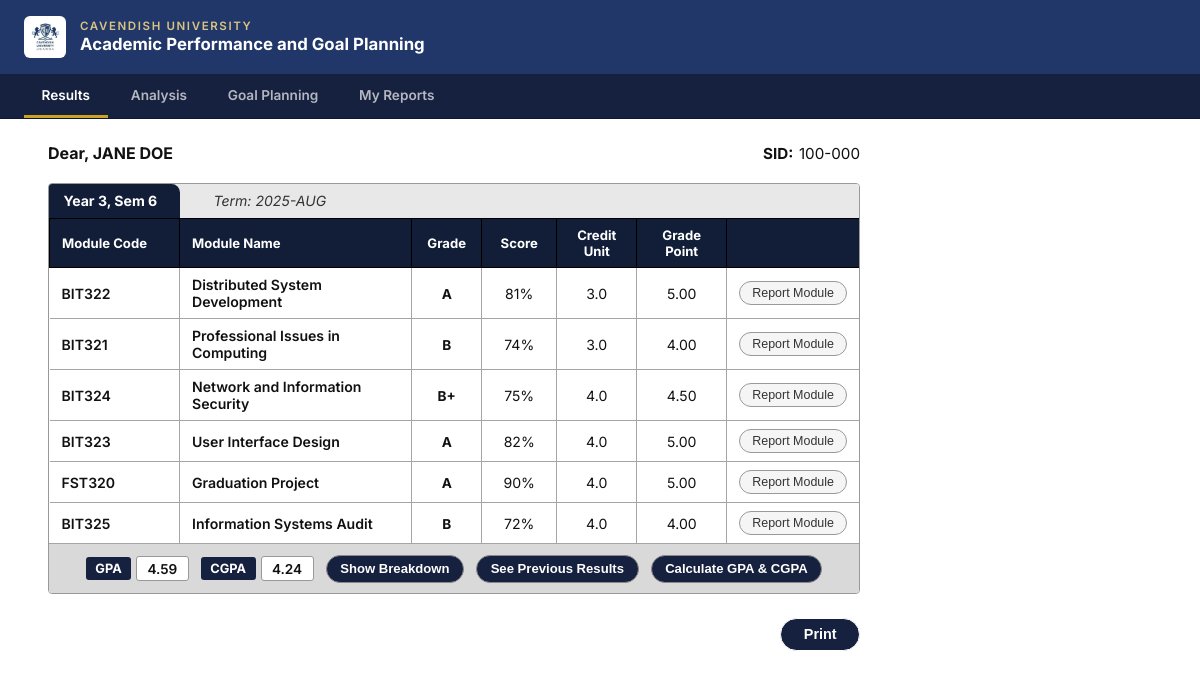
The app's page /ExamResultInterface.php (signed in) with its own data.
### tables this page shows
CREATE TABLE IF NOT EXISTS `program_tb` (
  `ID` int NOT NULL,
  `program_code` varchar(10) NOT NULL,
  `program_name` varchar(150) NOT NULL,
  `program_dept` varchar(150) NOT NULL,
  `program_faculty` varchar(150) NOT NULL,
  `student_ID` varchar(10) NOT NULL,
  PRIMARY KEY (`program_code`),
  UNIQUE KEY `ID` (`ID`),
  UNIQUE KEY `student_ID` (`student_ID`)
);

CREATE TABLE IF NOT EXISTS `student_tb` (
  `ID` int NOT NULL AUTO_INCREMENT,
  `student_ID` varchar(10) NOT NULL,
  `student_name` varchar(100) NOT NULL,
  `student_email` varchar(50) NOT NULL,
  `student_password` varchar(20) NOT NULL,
  `program_code` varchar(10) NOT NULL,
  `gender` enum('M','F') NOT NULL,
  `nationality` varchar(100) NOT NULL,
  `date_of_birth` date NOT NULL,
  `intake_year` int NOT NULL,
  `intake_session` enum('JAN','MAY','AUG') NOT NULL,
  `mode_of_entry` enum('Direct','Transfer','Foundation','Mature','Diploma') NOT NULL,
  PRIMARY KEY (`ID`),
  UNIQUE KEY `student_ID` (`student_ID`)
);

CREATE TABLE IF NOT EXISTS `results_tb` (
  `ID` int NOT NULL AUTO_INCREMENT,
  `module_code` varchar(10) NOT NULL,
  `student_ID` varchar(10) NOT NULL,
  `year_no` int NOT NULL,
  `sem_no` int NOT NULL,
  `cat1_mk` int NOT NULL,
  `cat2_mk` int NOT NULL,
  `exam_mk` int NOT NULL,
  `grade_point` decimal(3,2) NOT NULL,
  `letter_grade` varchar(5) NOT NULL,
  `final_total` int NOT NULL,
  `status_retake_pass` varchar(20) NOT NULL,
  `created_at` timestamp NOT NULL,
  PRIMARY KEY (`ID`),
  KEY `module_code` (`module_code`),
  KEY `student_ID` (`student_ID`),
  KEY `letter_grade` (`letter_grade`),
  KEY `grade_point_2` (`grade_point`),
  UNIQUE KEY `uq_result_student_module` (`student_ID`,`module_code`)
);

CREATE TABLE IF NOT EXISTS `module_tb` (
  `ID` int NOT NULL,
  `module_code` varchar(10) NOT NULL,
  `module_name` varchar(250) NOT NULL,
  `year_no` int NOT NULL,
  `sem_no` int NOT NULL,
  `program_code` varchar(10) NOT NULL,
  `credit_unit` decimal(3,1) NOT NULL,
  PRIMARY KEY (`ID`),
  UNIQUE KEY `module_code_2` (`module_code`),
  KEY `module_code` (`module_code`),
  KEY `program_code` (`program_code`)
);

CREATE TABLE IF NOT EXISTS `gpa_tb` (
  `ID` int NOT NULL AUTO_INCREMENT,
  `student_ID` varchar(10) NOT NULL,
  `total_quality_points` decimal(8,2) NOT NULL,
  `total_credit_units` decimal(8,2) NOT NULL,
  `gpa_value` decimal(5,4) NOT NULL,
  `sem_no` int NOT NULL,
  PRIMARY KEY (`ID`),
  UNIQUE KEY `uq_gpa_student_sem` (`student_ID`,`sem_no`),
  KEY `student_ID` (`student_ID`)
);

CREATE TABLE IF NOT EXISTS `cgpa_tb` (
  `ID` int NOT NULL AUTO_INCREMENT,
  `student_ID` varchar(10) NOT NULL,
  `sem_no` int NOT NULL,
  `year_no` int NOT NULL,
  `total_quality_points` decimal(8,2) NOT NULL,
  `total_credit_units` decimal(8,2) NOT NULL,
  `cgpa_value` decimal(5,4) NOT NULL,
  PRIMARY KEY (`ID`),
  UNIQUE KEY `uq_cgpa_student_sem_year` (`student_ID`,`sem_no`,`year_no`),
  KEY `student_ID` (`student_ID`)
);

### ExamResultInterface.php (the view, shortened to what this page needs)
<?php
$db_host = "127.0.0.1";
$db_port = "3306";
$db_name = "apaagps_db";
$db_user = "root";
$db_pass = "";
try {
    $dsn = "mysql:host={$db_host};port={$db_port};dbname={$db_name};charset=utf8mb4";
    $pdo = new PDO($dsn, $db_user, $db_pass, [
        PDO::ATTR_ERRMODE            => PDO::ERRMODE_EXCEPTION,
        PDO::ATTR_DEFAULT_FETCH_MODE => PDO::FETCH_ASSOC,
        PDO::ATTR_EMULATE_PREPARES   => false,
    ]);
} catch (PDOException $e) {
    die("Database connection failed: " . $e->getMessage());
}
$stmtS = $pdo->prepare("
    SELECT s.student_ID, s.student_name, s.program_code,
           p.program_name, p.program_faculty
    FROM   student_tb s
    JOIN   program_tb p ON s.program_code = p.program_code
    WHERE  s.student_ID = ?
    LIMIT  1
");
$stmtS->execute([$_SESSION["student_ID"]]);
$student = $stmtS->fetch();
$stmtR = $pdo->prepare("
    SELECT r.year_no,
           r.sem_no,
           r.module_code,
           m.module_name,
           m.credit_unit,
           r.cat1_mk,
           r.cat2_mk,
           r.exam_mk,
           r.final_total,
           r.letter_grade,
           r.grade_point,
           r.status_retake_pass,
           (s.intake_year + IFNULL(t.year_offset, 0)) AS calendar_year,
           IFNULL(t.term_month, '—') AS calendar_month
    FROM   results_tb r
    JOIN   module_tb  m ON r.module_code = m.module_code
    JOIN   student_tb s ON r.student_ID = s.student_ID
    LEFT JOIN term_mapping_tb t ON s.intake_session = t.intake_session
                               AND r.year_no = t.year_no
                               AND r.sem_no = t.sem_no
    WHERE  r.student_ID = ?
    ORDER  BY r.year_no DESC, r.sem_no DESC
");
$stmtR->execute([$student["student_ID"]]);
$allResults = $stmtR->fetchAll();
$stmtG = $pdo->prepare("
    SELECT sem_no, gpa_value, total_quality_points, total_credit_units
    FROM   gpa_tb
    WHERE  student_ID = ?
    ORDER  BY sem_no DESC
");
$stmtG->execute([$student["student_ID"]]);
$gpaMap = [];
foreach ($stmtG->fetchAll() as $g) {
    $gpaMap[(int)$g["sem_no"]] = $g;
}
$stmtC = $pdo->prepare("
    SELECT year_no, sem_no, cgpa_value, total_quality_points, total_credit_units
    FROM   cgpa_tb
    WHERE  student_ID = ?
    ORDER  BY year_no ASC, sem_no ASC
");
$stmtC->execute([$student["student_ID"]]);
$cgpaMap = [];
foreach ($stmtC->fetchAll() as $c) {
    $cgpaMap["{$c['year_no']}-{$c['sem_no']}"] = $c;
}
$grouped = [];
foreach ($allResults as $row) {
    $grouped[$row["year_no"]][$row["sem_no"]][] = $row;
}
$latestYear = null; $latestSem = null;
$latestRows = [];
$previousBlocks = [];
$firstBlock = true;
foreach ($grouped as $year => $sems) {
    foreach ($sems as $sem => $rows) {
        if ($firstBlock) {
            $latestYear = $year;
            $latestSem  = $sem;
            $latestRows = $rows;
            $firstBlock = false;
        } else {
            $previousBlocks[] = ["year" => $year, "sem" => $sem, "rows" => $rows];
        }
    }
}
function pillClass(?string $g): string {
    return match(true) {
        $g === 'A'               => 'pill-a',
        str_starts_with($g, 'B') => 'pill-b',
        str_starts_with($g, 'C') => 'pill-c',
        str_starts_with($g, 'D') => 'pill-d',
        default                  => 'pill-f',
    };
}
function fmtScore($v): string  { return ($v === null || $v === '') ? '—' : (int)$v . '%'; }
function fmtPoint($v): string  { return ($v === null || $v === '') ? '—' : htmlspecialchars((string)$v); }
function semComplete(array $rows): bool {
    return true;
}
$canPrint = false;
foreach ($grouped as $_yr => $_sms) {
    foreach ($_sms as $_sm => $_) {
        if ((int)$_yr > 2 || ((int)$_yr === 2 && (int)$_sm >= 2)) {
            $canPrint = true;
            break 2;
        }
    }
}
?>
<!DOCTYPE html>
<html lang="en">
<head>
</head>
<body>
<header class="site-header">
    <img class="crest" src="images/cu_logo.jpg" alt="Cavendish University crest">
    <div class="header-text">
        <span class="uni-name">Cavendish University</span>
        <span class="portal-title">Academic Performance and Goal Planning</span>
    </div>
</header>
<nav class="tab-nav">
    <span class="tab-btn active">Results</span>
    <a class="tab-btn" href="AnalysisResultInterface.php">Analysis</a>
    <a class="tab-btn" href="GoalPlanning.php">Goal Planning</a>
    <a class="tab-btn" href="MyReportsStatus.php">My Reports</a>
</nav>
<main class="page-wrap">
    <div class="student-row">
        <div class="student-name">
            Dear, <?= htmlspecialchars(strtoupper($student["student_name"])) ?>
        </div>
        <div class="student-sid">
            <strong>SID:</strong><?= htmlspecialchars($student["student_ID"]) ?>
        </div>
    </div>
    <?php if ($latestRows): ?>
    <div class="sem-block" id="latest-block">
        <div class="sem-table-wrap">
            <div class="sem-header">
                <div class="sem-label">Year <?= (int)$latestYear ?>, Sem <?= (int)$latestSem ?></div>
                <div class="sem-term">Term: <?= htmlspecialchars($latestRows[0]['calendar_year'] . '-' . $latestRows[0]['calendar_month']) ?></div>
            </div>
            <table>
                <thead>
                    <tr>
                        <th style="width:130px">Module Code</th>
                        <th>Module Name</th>
                        <th style="width:70px">Grade</th>
                        <th style="width:75px">Score</th>
                        <th style="width:80px">Credit Unit</th>
                        <th style="width:90px">Grade Point</th>
                        <th style="width:130px"></th>
                    </tr>
                </thead>
                <tbody>
                    <?php foreach ($latestRows as $r): ?>
                    <tr>
                        <td><?= htmlspecialchars($r["module_code"]) ?></td>
                        <td><?= htmlspecialchars($r["module_name"]) ?></td>
                        <td>
                            <?php if ($r['letter_grade'] !== null && $r['letter_grade'] !== ''): ?>
                                <span class="pill <?= pillClass($r['letter_grade']) ?>">
                                    <?= htmlspecialchars($r["letter_grade"]) ?>
                                </span>
                            <?php else: ?>—<?php endif; ?>
                        </td>
                        <td><?= fmtScore($r["final_total"]) ?></td>
                        <td><?= htmlspecialchars($r["credit_unit"]) ?></td>
                        <td><?= fmtPoint($r["grade_point"]) ?></td>
                        <td>
                            <button class="btn-report"
                                onclick="reportModule('<?= htmlspecialchars($r['module_code']) ?>', '<?= htmlspecialchars(addslashes($r['module_name'])) ?>')">
                                Report Module
                            </button>
                        </td>
                    </tr>
                    <?php endforeach; ?>
                </tbody>
            </table>
            <?php
                $latestComplete = semComplete($latestRows);
                $latestKey      = "{$latestYear}-{$latestSem}";
                $latestCgpa     = $cgpaMap[$latestKey] ?? null;
            ?>
            <div class="sem-footer">
                <div class="gpa-group">
                    <span class="badge-label">GPA</span>
                    <span class="badge-value">
                        <?= ($latestComplete && isset($gpaMap[(int)$latestSem]))
                            ? number_format($gpaMap[(int)$latestSem]["gpa_value"], 2)
                            : '—' ?>
                    </span>
                </div>
                <?php if (!((int)$latestYear === 1 && (int)$latestSem === 1)) : ?>
                <div class="gpa-group">
                    <span class="badge-label">CGPA</span>
                    <span class="badge-value">
                        <?= ($latestComplete && $latestCgpa)
                            ? number_format($latestCgpa["cgpa_value"], 2) : '—' ?>
                    </span>
                </div>
                <?php endif; ?>
                <button class="btn-action" id="btn-breakdown"
                        onclick="toggleBreakdown()">Show Breakdown</button>
                <?php if (!empty($previousBlocks)): ?>
                <button class="btn-action" id="btn-prev"
                        onclick="togglePrevious()">See Previous Results</button>
                <?php endif; ?>
                <button class="btn-action"
                        onclick="window.location.href='CalculateGPA.php'">
                    Calculate GPA &amp; CGPA
                </button>
            </div>
        </div>
    </div><?php else: ?>
        <p class="empty">No exam results found for your account yet.</p>
    <?php endif; ?>
    <div class="print-row">
        <?php if ($canPrint): ?>
            <button class="btn-print" onclick="window.open('PrintStatement.php', '_blank')">Print</button>
        <?php endif; ?>
    </div>
</main>
</body>
</html>

### ExamResultInterface.php (style rules this page uses)
*, *::before, *::after { box-sizing: border-box; margin: 0; padding: 0; }
body { font-family: 'Inter', sans-serif; font-size: 14px; color: #111; background: #fff; }
.site-header { display: flex; align-items: center; gap: 0.9rem; padding: 1rem 1.5rem; background: #213769; border-bottom: 1px solid #16213f; }
.site-header .crest { width: 2.6rem; height: 2.6rem; object-fit: contain; flex: 0 0 auto; background: #fff; border-radius: 6px; padding: 2px; }
.header-text { display: flex; flex-direction: column; line-height: 1.25; }
.site-header .uni-name { font-weight: 600; font-size: 0.72rem; letter-spacing: .14em; text-transform: uppercase; color: #d9c581; }
.site-header .portal-title { font-weight: 700; font-size: 1.05rem; color: #fff; }
.tab-nav { display: flex; gap: 0.35rem; padding: 0 1.5rem; background: #16213f; border-bottom: 1px solid #0d1730; }
.tab-btn { padding: .8rem 1.1rem .7rem; border: none; background: transparent; font-size: .85rem; font-weight: 600; cursor: pointer; color: rgba(255,255,255,0.68); text-decoration: none; border-bottom: 3px solid transparent; transition: color .15s, border-color .15s, background .15s; }
.tab-btn.active { color: #fff; border-bottom-color: #c9a227; }
.page-wrap { max-width: 860px; margin: 1.5rem; padding: 0 1.5rem; }
.student-row { display: flex; justify-content: space-between; align-items: baseline; margin-bottom: 1.25rem; }
.student-name { font-size: 1rem; font-weight: 700; }
.student-sid { font-size: .95rem; font-weight: 400; }
.student-sid strong { font-weight: 700; margin-right: .35rem; }
.sem-block { margin-bottom: 1.5rem; }
.sem-table-wrap { border: 1px solid #999; border-radius: 4px; overflow: hidden; }
.sem-header { display: grid; grid-template-columns: 150px 1fr; background: #e8e8e8; }
.sem-label { background: #121e38; color: #fff; font-weight: 700; font-size: .88rem; padding: .55rem .9rem; border-top-right-radius: 0.6em; width: 9.3em; }
.sem-term { font-style: italic; font-size: .88rem; color: #333; padding: .55rem .9rem; background: #e8e8e8; }
table { width: 100%; border-collapse: collapse; }
thead th { background: #121e38; color: white; font-weight: 700; font-size: .82rem; padding: .5rem .75rem; text-align: center; border: 1px solid #000; }
thead th:first-child { text-align: left; }
thead th:nth-child(2) { text-align: left; }
thead th:last-child { border-right: none; }
tbody td { background: #fff; padding: .5rem .75rem; border-bottom: 1px solid #a5a5a5; border-right: 1px solid #a5a5a5; text-align: center; font-size: .88rem; }
tbody td:first-child { text-align: left; font-weight: 600; }
tbody td:nth-child(2) { text-align: left; font-weight: 600; }
tbody td:last-child { border-right: none; }
tbody tr:last-child td { border-bottom: none; }
.pill { display: inline-block; font-weight: 700; font-size: .85rem; min-width: 28px; text-align: center; }
.btn-report { display: inline-block; padding: .25rem .75rem; border: 1px solid #999; border-radius: 20px; font-size: .78rem; background: #f5f5f5; color: #333; cursor: pointer; white-space: nowrap; transition: background .15s; }
.sem-footer { background: #d9d9d9; padding: .65rem 1rem; display: flex; align-items: center; justify-content: center; flex-wrap: wrap; gap: .75rem; border-top: 1px solid #a5a5a5; }
.gpa-group { display: flex; align-items: center; gap: .3rem; }
.badge-label { background: #16213f; color: #fff; font-weight: 700; font-size: .8rem; padding: .25rem .6rem; border-radius: 3px; }
.badge-value { border: 1px solid #999; background: #fff; font-size: .85rem; font-weight: 600; padding: .22rem .65rem; border-radius: 3px; min-width: 42px; text-align: center; }
.btn-action { padding: .35rem .85rem; border: 1px solid #888; border-radius: 20px; background: #16213f; font-size: .82rem; font-weight: 600; cursor: pointer; color: #fff; transition: background .15s; }
.print-row { display: flex; flex-direction: column; align-items: flex-end; gap: .5rem; margin-top: 1.5rem; padding-bottom: 2rem; }
.btn-print { padding: .45rem 1.4rem; border: 1px solid; border-radius: 20px; background: #16213f; font-size: .9rem; font-weight: 600; cursor: pointer; color: #fff; }

### records on screen
program_tb: student_tb.student_name "JANE DOE", student_tb.student_ID "100-000"
results_tb: module_code "BIT322", module_tb.module_name "Distributed System Development", letter_grade "A", final_total "81%", module_tb.credit_unit "3.0", grade_point "5.00"
results_tb: module_code "BIT321", module_tb.module_name "Professional Issues in Computing", letter_grade "B", final_total "74%", module_tb.credit_unit "3.0", grade_point "4.00"
results_tb: module_code "BIT324", module_tb.module_name "Network and Information Security", letter_grade "B+", final_total "75%", module_tb.credit_unit "4.0", grade_point "4.50"
results_tb: module_code "BIT323", module_tb.module_name "User Interface Design", letter_grade "A", final_total "82%", module_tb.credit_unit "4.0", grade_point "5.00"
results_tb: module_code "FST320", module_tb.module_name "Graduation Project", letter_grade "A", final_total "90%", module_tb.credit_unit "4.0", grade_point "5.00"
results_tb: module_code "BIT325", module_tb.module_name "Information Systems Audit", letter_grade "B", final_total "72%", module_tb.credit_unit "4.0", grade_point "4.00"
gpa_tb: gpa_value "4.59"
cgpa_tb: cgpa_value "4.24"

### other values on screen
$latestYear "3"
$latestSem "6"
